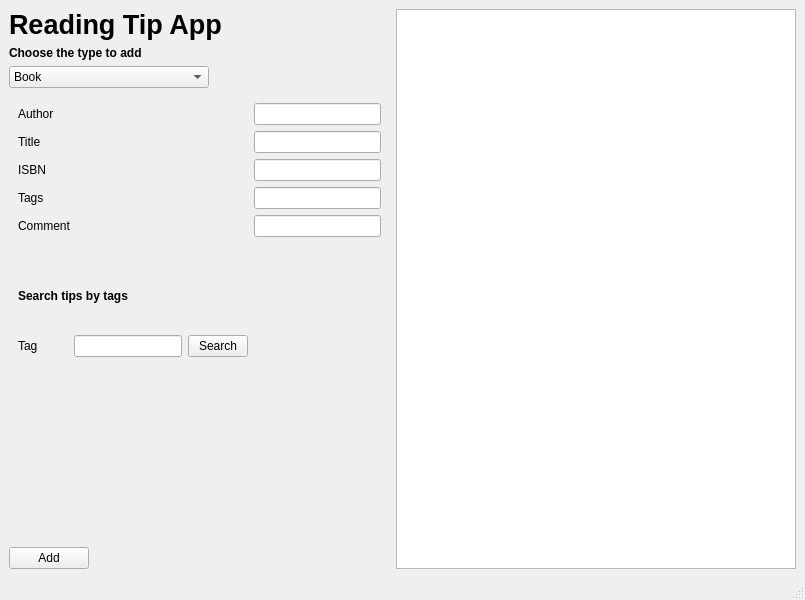
<?xml version="1.0" encoding="UTF-8"?>
<ui version="4.0">
 <class>MainWindow</class>
 <widget class="QMainWindow" name="MainWindow">
  <property name="geometry">
   <rect>
    <x>0</x>
    <y>0</y>
    <width>805</width>
    <height>600</height>
   </rect>
  </property>
  <property name="windowTitle">
   <string>MainWindow</string>
  </property>
  <widget class="QWidget" name="centralwidget">
   <layout class="QHBoxLayout" name="horizontalLayout_4">
    <item>
     <layout class="QHBoxLayout" name="horizontalLayout_3">
      <item>
       <layout class="QVBoxLayout" name="verticalLayout">
        <item>
         <widget class="QLabel" name="label">
          <property name="text">
           <string>&lt;html&gt;&lt;head/&gt;&lt;body&gt;&lt;p&gt;&lt;span style=&quot; font-size:20pt; font-weight:600;&quot;&gt;Reading Tip App&lt;/span&gt;&lt;/p&gt;&lt;/body&gt;&lt;/html&gt;</string>
          </property>
         </widget>
        </item>
        <item>
         <widget class="QLabel" name="label_2">
          <property name="text">
           <string>&lt;html&gt;&lt;head/&gt;&lt;body&gt;&lt;p&gt;&lt;span style=&quot; font-weight:600;&quot;&gt;Choose the type to add&lt;/span&gt;&lt;/p&gt;&lt;/body&gt;&lt;/html&gt;</string>
          </property>
         </widget>
        </item>
        <item>
         <layout class="QHBoxLayout" name="horizontalLayout">
          <item>
           <widget class="QComboBox" name="typeComboBox">
            <property name="minimumSize">
             <size>
              <width>200</width>
              <height>0</height>
             </size>
            </property>
            <item>
             <property name="text">
              <string>Book</string>
             </property>
            </item>
            <item>
             <property name="text">
              <string>Podcast</string>
             </property>
            </item>
            <item>
             <property name="text">
              <string>Video</string>
             </property>
            </item>
            <item>
             <property name="text">
              <string>Blog post</string>
             </property>
            </item>
           </widget>
          </item>
          <item>
           <spacer name="horizontalSpacer_3">
            <property name="orientation">
             <enum>Qt::Horizontal</enum>
            </property>
            <property name="sizeHint" stdset="0">
             <size>
              <width>40</width>
              <height>20</height>
             </size>
            </property>
           </spacer>
          </item>
         </layout>
        </item>
        <item>
         <widget class="QStackedWidget" name="input_form">
          <property name="sizePolicy">
           <sizepolicy hsizetype="Minimum" vsizetype="Preferred">
            <horstretch>0</horstretch>
            <verstretch>0</verstretch>
           </sizepolicy>
          </property>
          <property name="currentIndex">
           <number>0</number>
          </property>
          <widget class="QWidget" name="book_page">
           <layout class="QFormLayout" name="formLayout_2">
            <item row="1" column="0">
             <widget class="QLabel" name="nameLabel">
              <property name="text">
               <string>Author</string>
              </property>
             </widget>
            </item>
            <item row="1" column="1">
             <widget class="QLineEdit" name="nameLineEdit"/>
            </item>
            <item row="2" column="0">
             <widget class="QLabel" name="titleLabel">
              <property name="text">
               <string>Title</string>
              </property>
             </widget>
            </item>
            <item row="2" column="1">
             <widget class="QLineEdit" name="iSBNLineEdit"/>
            </item>
            <item row="3" column="0">
             <widget class="QLabel" name="iSBNLabel">
              <property name="text">
               <string>ISBN</string>
              </property>
             </widget>
            </item>
            <item row="3" column="1">
             <widget class="QLineEdit" name="titleLineEdit"/>
            </item>
            <item row="4" column="0">
             <widget class="QLabel" name="linkLabel">
              <property name="text">
               <string>Tags</string>
              </property>
             </widget>
            </item>
            <item row="4" column="1">
             <widget class="QLineEdit" name="linkLineEdit"/>
            </item>
            <item row="5" column="0">
             <widget class="QLabel" name="commentLabel_2">
              <property name="text">
               <string>Comment</string>
              </property>
             </widget>
            </item>
            <item row="5" column="1">
             <widget class="QLineEdit" name="commentLineEdit_2"/>
            </item>
            <item row="6" column="0">
             <spacer name="verticalSpacer">
              <property name="orientation">
               <enum>Qt::Vertical</enum>
              </property>
              <property name="sizeType">
               <enum>QSizePolicy::Fixed</enum>
              </property>
              <property name="sizeHint" stdset="0">
               <size>
                <width>20</width>
                <height>40</height>
               </size>
              </property>
             </spacer>
            </item>
            <item row="7" column="0">
             <widget class="QLabel" name="label_6">
              <property name="text">
               <string>&lt;html&gt;&lt;head/&gt;&lt;body&gt;&lt;p&gt;&lt;span style=&quot; font-weight:600;&quot;&gt;Search tips by tags&lt;/span&gt;&lt;/p&gt;&lt;/body&gt;&lt;/html&gt;</string>
              </property>
             </widget>
            </item>
            <item row="9" column="0">
             <layout class="QHBoxLayout" name="horizontalLayout_6">
              <item>
               <widget class="QLabel" name="label_7">
                <property name="text">
                 <string>Tag</string>
                </property>
               </widget>
              </item>
              <item>
               <spacer name="horizontalSpacer">
                <property name="orientation">
                 <enum>Qt::Horizontal</enum>
                </property>
                <property name="sizeHint" stdset="0">
                 <size>
                  <width>30</width>
                  <height>20</height>
                 </size>
                </property>
               </spacer>
              </item>
              <item>
               <widget class="QLineEdit" name="tag_line">
                <property name="sizePolicy">
                 <sizepolicy hsizetype="Maximum" vsizetype="Fixed">
                  <horstretch>0</horstretch>
                  <verstretch>0</verstretch>
                 </sizepolicy>
                </property>
               </widget>
              </item>
              <item>
               <widget class="QPushButton" name="search_button">
                <property name="maximumSize">
                 <size>
                  <width>60</width>
                  <height>16777215</height>
                 </size>
                </property>
                <property name="text">
                 <string>Search</string>
                </property>
               </widget>
              </item>
             </layout>
            </item>
            <item row="8" column="0">
             <spacer name="verticalSpacer_2">
              <property name="orientation">
               <enum>Qt::Vertical</enum>
              </property>
              <property name="sizeType">
               <enum>QSizePolicy::Fixed</enum>
              </property>
              <property name="sizeHint" stdset="0">
               <size>
                <width>20</width>
                <height>20</height>
               </size>
              </property>
             </spacer>
            </item>
           </layout>
          </widget>
          <widget class="QWidget" name="podcast_page">
           <layout class="QFormLayout" name="formLayout_4">
            <item row="1" column="0">
             <widget class="QLabel" name="titleLabel_2">
              <property name="text">
               <string>Title</string>
              </property>
             </widget>
            </item>
            <item row="1" column="1">
             <widget class="QLineEdit" name="iSBNLineEdit_2"/>
            </item>
            <item row="3" column="0">
             <widget class="QLabel" name="iSBNLabel_2">
              <property name="text">
               <string>Description</string>
              </property>
             </widget>
            </item>
            <item row="3" column="1">
             <widget class="QLineEdit" name="titleLineEdit_2"/>
            </item>
            <item row="4" column="0">
             <widget class="QLabel" name="tagsLabel_2">
              <property name="text">
               <string>Tags</string>
              </property>
             </widget>
            </item>
            <item row="4" column="1">
             <widget class="QLineEdit" name="tagsLineEdit_2"/>
            </item>
            <item row="5" column="0">
             <widget class="QLabel" name="commentLabel_4">
              <property name="text">
               <string>Comment</string>
              </property>
             </widget>
            </item>
            <item row="5" column="1">
             <widget class="QLineEdit" name="commentLineEdit_4"/>
            </item>
            <item row="6" column="0">
             <widget class="QLabel" name="label_3">
              <property name="text">
               <string>URL</string>
              </property>
             </widget>
            </item>
            <item row="6" column="1">
             <widget class="QLineEdit" name="lineEdit"/>
            </item>
            <item row="2" column="0">
             <widget class="QLabel" name="nameLabel_2">
              <property name="text">
               <string>Author</string>
              </property>
             </widget>
            </item>
            <item row="2" column="1">
             <widget class="QLineEdit" name="nameLineEdit_2"/>
            </item>
           </layout>
          </widget>
          <widget class="QWidget" name="video_page">
           <layout class="QFormLayout" name="formLayout_5">
            <item row="1" column="0">
             <widget class="QLabel" name="titleLabel_3">
              <property name="text">
               <string>Title</string>
              </property>
             </widget>
            </item>
            <item row="1" column="1">
             <widget class="QLineEdit" name="iSBNLineEdit_3"/>
            </item>
            <item row="3" column="0">
             <widget class="QLabel" name="iSBNLabel_3">
              <property name="text">
               <string>URL</string>
              </property>
             </widget>
            </item>
            <item row="3" column="1">
             <widget class="QLineEdit" name="titleLineEdit_3"/>
            </item>
            <item row="4" column="0">
             <widget class="QLabel" name="tagsLabel">
              <property name="text">
               <string>Tags</string>
              </property>
             </widget>
            </item>
            <item row="4" column="1">
             <widget class="QLineEdit" name="tagsLineEdit"/>
            </item>
            <item row="5" column="0">
             <widget class="QLabel" name="commentLabel">
              <property name="text">
               <string>Comment</string>
              </property>
             </widget>
            </item>
            <item row="5" column="1">
             <widget class="QLineEdit" name="commentLineEdit"/>
            </item>
            <item row="2" column="0">
             <widget class="QLabel" name="label_5">
              <property name="text">
               <string>Author</string>
              </property>
             </widget>
            </item>
            <item row="2" column="1">
             <widget class="QLineEdit" name="lineEdit_3"/>
            </item>
           </layout>
          </widget>
          <widget class="QWidget" name="blogpost_page">
           <layout class="QFormLayout" name="formLayout">
            <item row="0" column="0">
             <widget class="QLabel" name="titleLabel_4">
              <property name="text">
               <string>Title</string>
              </property>
             </widget>
            </item>
            <item row="0" column="1">
             <widget class="QLineEdit" name="iSBNLineEdit_4"/>
            </item>
            <item row="1" column="0">
             <widget class="QLabel" name="nameLabel_4">
              <property name="text">
               <string>Author</string>
              </property>
             </widget>
            </item>
            <item row="1" column="1">
             <widget class="QLineEdit" name="titleLineEdit_4"/>
            </item>
            <item row="2" column="0">
             <widget class="QLabel" name="iSBNLabel_4">
              <property name="text">
               <string>URL</string>
              </property>
             </widget>
            </item>
            <item row="2" column="1">
             <widget class="QLineEdit" name="nameLineEdit_4"/>
            </item>
            <item row="4" column="0">
             <widget class="QLabel" name="commentLabel_3">
              <property name="text">
               <string>Comment</string>
              </property>
             </widget>
            </item>
            <item row="4" column="1">
             <widget class="QLineEdit" name="commentLineEdit_3"/>
            </item>
            <item row="3" column="0">
             <widget class="QLabel" name="label_4">
              <property name="text">
               <string>Tags</string>
              </property>
             </widget>
            </item>
            <item row="3" column="1">
             <widget class="QLineEdit" name="lineEdit_2"/>
            </item>
           </layout>
          </widget>
         </widget>
        </item>
        <item>
         <layout class="QHBoxLayout" name="horizontalLayout_2">
          <item>
           <widget class="QPushButton" name="add_button">
            <property name="sizePolicy">
             <sizepolicy hsizetype="Minimum" vsizetype="Minimum">
              <horstretch>0</horstretch>
              <verstretch>0</verstretch>
             </sizepolicy>
            </property>
            <property name="text">
             <string>Add</string>
            </property>
           </widget>
          </item>
          <item>
           <spacer name="horizontalSpacer_2">
            <property name="orientation">
             <enum>Qt::Horizontal</enum>
            </property>
            <property name="sizeHint" stdset="0">
             <size>
              <width>40</width>
              <height>20</height>
             </size>
            </property>
           </spacer>
          </item>
         </layout>
        </item>
       </layout>
      </item>
      <item>
       <widget class="QListView" name="listView">
        <property name="sizePolicy">
         <sizepolicy hsizetype="Maximum" vsizetype="Expanding">
          <horstretch>0</horstretch>
          <verstretch>0</verstretch>
         </sizepolicy>
        </property>
        <property name="minimumSize">
         <size>
          <width>400</width>
          <height>0</height>
         </size>
        </property>
        <property name="maximumSize">
         <size>
          <width>450</width>
          <height>16777215</height>
         </size>
        </property>
        <property name="alternatingRowColors">
         <bool>true</bool>
        </property>
        <property name="selectionMode">
         <enum>QAbstractItemView::NoSelection</enum>
        </property>
       </widget>
      </item>
     </layout>
    </item>
   </layout>
  </widget>
  <widget class="QMenuBar" name="menubar">
   <property name="geometry">
    <rect>
     <x>0</x>
     <y>0</y>
     <width>805</width>
     <height>22</height>
    </rect>
   </property>
  </widget>
  <widget class="QStatusBar" name="statusbar"/>
 </widget>
 <tabstops>
  <tabstop>nameLineEdit</tabstop>
  <tabstop>iSBNLineEdit</tabstop>
  <tabstop>titleLineEdit</tabstop>
  <tabstop>linkLineEdit</tabstop>
  <tabstop>commentLineEdit_2</tabstop>
  <tabstop>add_button</tabstop>
  <tabstop>typeComboBox</tabstop>
  <tabstop>listView</tabstop>
  <tabstop>iSBNLineEdit_2</tabstop>
  <tabstop>titleLineEdit_2</tabstop>
  <tabstop>tagsLineEdit_2</tabstop>
  <tabstop>commentLineEdit_4</tabstop>
  <tabstop>lineEdit</tabstop>
  <tabstop>iSBNLineEdit_3</tabstop>
  <tabstop>titleLineEdit_3</tabstop>
  <tabstop>tagsLineEdit</tabstop>
  <tabstop>commentLineEdit</tabstop>
  <tabstop>iSBNLineEdit_4</tabstop>
  <tabstop>titleLineEdit_4</tabstop>
  <tabstop>nameLineEdit_4</tabstop>
  <tabstop>commentLineEdit_3</tabstop>
 </tabstops>
 <resources/>
 <connections>
  <connection>
   <sender>typeComboBox</sender>
   <signal>currentIndexChanged(int)</signal>
   <receiver>input_form</receiver>
   <slot>setCurrentIndex(int)</slot>
   <hints>
    <hint type="sourcelabel">
     <x>176</x>
     <y>131</y>
    </hint>
    <hint type="destinationlabel">
     <x>88</x>
     <y>183</y>
    </hint>
   </hints>
  </connection>
 </connections>
</ui>
